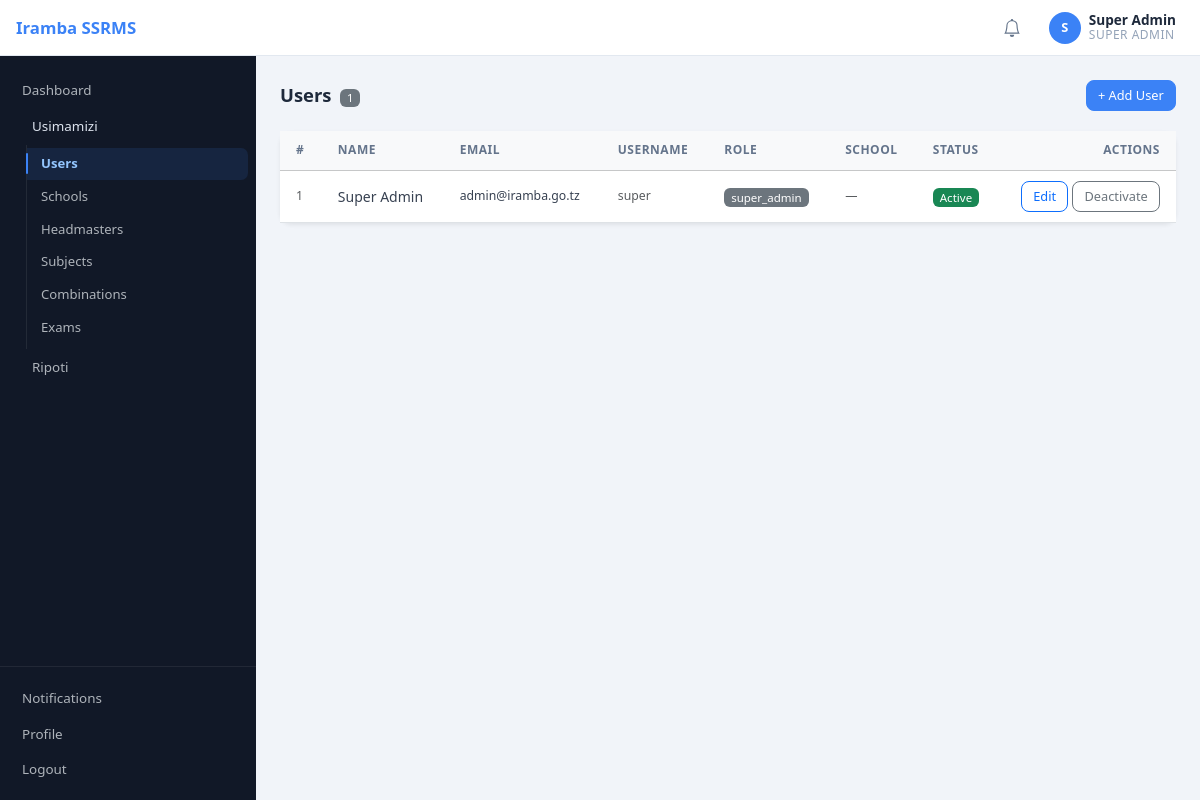
Screenshot of /super/users.php (signed in) with the database file from the repository.
### tables this page shows
CREATE TABLE IF NOT EXISTS users (
  id            INT AUTO_INCREMENT PRIMARY KEY,
  school_id     INT          NULL,
  full_name     VARCHAR(200) NOT NULL,
  email         VARCHAR(200) NOT NULL UNIQUE,
  username      VARCHAR(80)  NOT NULL UNIQUE,
  password_hash VARCHAR(255) NOT NULL,
  role          ENUM('super_admin','district_admin','headmaster','teacher') NOT NULL,
  status        ENUM('active','inactive') NOT NULL DEFAULT 'active',
  created_at    TIMESTAMP DEFAULT CURRENT_TIMESTAMP,
  CONSTRAINT fk_users_school FOREIGN KEY (school_id) REFERENCES schools(id) ON DELETE SET NULL
);

### includes/auth.php (called while the page is built, shortened)
<?php
require_once __DIR__ . '/../config/db.php';
require_once __DIR__ . '/helpers.php';
function current_user(): ?array
{
    return $_SESSION['user'] ?? null;
}

### config/db.php (called while the page is built, shortened)
<?php
function db(): PDO
{
    static $pdo = null;
    if ($pdo instanceof PDO) {
        return $pdo;
    }
    $dsn = 'mysql:host=' . DB_HOST . ';port=' . DB_PORT . ';dbname=' . DB_NAME . ';charset=' . DB_CHARSET;
    $pdo = new PDO(
        $dsn,
        DB_USER,
        DB_PASS,
        [
            PDO::ATTR_ERRMODE => PDO::ERRMODE_EXCEPTION,
            PDO::ATTR_DEFAULT_FETCH_MODE => PDO::FETCH_ASSOC,
            PDO::ATTR_EMULATE_PREPARES => false,
        ]
    );
    return $pdo;
}

### includes/helpers.php (called while the page is built, shortened)
<?php
function e(?string $value): string
{
    return htmlspecialchars((string)$value, ENT_QUOTES, 'UTF-8');
}
function url(string $path = ''): string
{
    $path = ltrim($path, '/');
    return rtrim(BASE_PATH, '/') . '/' . $path;
}

### super/users.php (the view, shortened to what this page needs)
<?php
require_once __DIR__ . '/../includes/layout.php';
$users = db()->query(
    'SELECT u.id, u.full_name, u.email, u.username, u.role, u.status,
            u.school_id, s.name AS school_name
     FROM users u
     LEFT JOIN schools s ON s.id = u.school_id
     ORDER BY u.role, u.full_name'
)->fetchAll();
render_header('Users');
?>
<div class="page-heading">
  <h4>Users <span class="badge bg-secondary ms-1" style="font-size:.7rem"><?= count($users) ?></span></h4>
  <button class="btn btn-primary btn-sm" data-bs-toggle="modal" data-bs-target="#modalAdd">
    + Add User
  </button>
</div>
<div class="card shadow-sm">
  <div class="table-responsive">
    <table class="table table-hover mb-0 align-middle">
      <thead class="table-light">
        <tr>
          <th>#</th>
          <th>Name</th>
          <th class="d-none d-md-table-cell">Email</th>
          <th class="d-none d-sm-table-cell">Username</th>
          <th>Role</th>
          <th class="d-none d-md-table-cell">School</th>
          <th>Status</th>
          <th class="text-end">Actions</th>
        </tr>
      </thead>
      <tbody>
        <?php foreach ($users as $i => $u): ?>
        <tr>
          <td class="text-muted small"><?= $i + 1 ?></td>
          <td><?= e($u['full_name']) ?></td>
          <td class="small d-none d-md-table-cell"><?= e($u['email']) ?></td>
          <td class="small text-muted d-none d-sm-table-cell"><?= e($u['username']) ?></td>
          <td><span class="badge bg-secondary"><?= e($u['role']) ?></span></td>
          <td class="small"><?= $u['school_name'] ? e($u['school_name']) : '<span class="text-muted">—</span>' ?></td>
          <td>
            <?php if ($u['status'] === 'active'): ?>
              <span class="badge bg-success">Active</span>
            <?php else: ?>
              <span class="badge bg-danger">Inactive</span>
            <?php endif; ?>
          </td>
          <td class="text-end">
            <div class="d-flex gap-1 justify-content-end">
              <button class="btn btn-outline-primary btn-sm btn-edit"
                      data-id="<?= (int)$u['id'] ?>"
                      data-bs-toggle="modal" data-bs-target="#modalEdit">
                Edit
              </button>
              <form method="post" class="d-inline">
                <button class="btn btn-outline-secondary btn-sm" type="submit"
                        onclick="return confirm('Change this user\'s status?')">
                  <?= $u['status'] === 'active' ? 'Deactivate' : 'Activate' ?>
                </button>
              </form>
            </div>
          </td>
        </tr>
        <?php endforeach; ?>
      </tbody>
    </table>
  </div>
</div>
<?php
render_footer();

### includes/layout.php (shortened to what this page needs)
<?php
require_once __DIR__ . '/auth.php';
function icon(string $name): string
{
    return $icons[$name] ?? '';
}
function render_header(string $title): void
{
    $user = current_user();
    $role = $user['role'] ?? '';
    $req_uri      = parse_url($_SERVER['REQUEST_URI'] ?? '', PHP_URL_PATH) ?? '';
    $base_prefix  = rtrim(BASE_PATH, '/') . '/';
    $current_page = str_starts_with($req_uri, $base_prefix)
                  ? substr($req_uri, strlen($base_prefix))
                  : ltrim($req_uri, '/');
    $current_page = strtok($current_page, '?') ?: '';
    $nav_items = [];
    $nav_items[] = ['url' => 'dashboard.php', 'label' => 'Dashboard', 'icon' => 'dashboard'];
    if (in_array($role, ['super_admin', 'district_admin'], true)) {
        $admin_children = [];
        if ($role === 'super_admin') {
            $admin_children[] = ['url' => 'super/users.php',          'label' => 'Users',        'icon' => 'users'];
        }
        $admin_children[] = ['url' => 'district/schools.php',         'label' => 'Schools',      'icon' => 'school'];
        $admin_children[] = ['url' => 'district/headmasters.php',     'label' => 'Headmasters',  'icon' => 'users'];
        $admin_children[] = ['url' => 'district/subjects.php',        'label' => 'Subjects',     'icon' => 'subjects'];
        $admin_children[] = ['url' => 'district/alevel_combinations.php', 'label' => 'Combinations', 'icon' => 'combo'];
        $admin_children[] = ['url' => 'district/exams.php',           'label' => 'Exams',        'icon' => 'exam'];
        $nav_items[] = [
            'group'    => $role === 'super_admin' ? 'Usimamizi' : 'Usimamizi wa Wilaya',
            'icon'     => 'school',
            'children' => $admin_children,
        ];
        $nav_items[] = [
            'group'    => 'Ripoti',
            'icon'     => 'report',
            'children' => [
                ['url' => 'school/exam_results.php',               'label' => 'Matokeo ya Mtihani',    'icon' => 'report'],
                ['url' => 'school/exam_analysis.php',              'label' => 'Uchambuzi wa Shule',    'icon' => 'report'],
                ['url' => 'district/exam_analysis.php',            'label' => 'Uchambuzi wa Wilaya',   'icon' => 'report'],
                ['url' => 'district/teaching_progress_report.php', 'label' => 'Maendeleo ya Mafunzo',  'icon' => 'process'],
            ],
        ];
    }
    $group_counter = 0;
    $sidebar_links = '';
    foreach ($nav_items as $item) {
        if (isset($item['group'])) {
            $group_counter++;
            $gid = 'navGroup' . $group_counter;
            $is_active = false;
            $show_class    = $is_active ? ' show'   : '';
            $toggle_class  = $is_active ? ' active' : '';
            $sidebar_links .= '<div class="sidebar-group">';
            $sidebar_links .= '<button class="sidebar-group-toggle' . $toggle_class . '" '
                . 'data-bs-toggle="collapse" data-bs-target="#' . $gid . '" '
                . 'aria-expanded="' . ($is_active ? 'true' : 'false') . '">';
            $sidebar_links .= '<span class="sg-icon">' . icon($item['icon']) . '</span>';
            $sidebar_links .= '<span class="sg-label">' . e($item['group']) . '</span>';
            $sidebar_links .= '<span class="sg-chevron">' . icon('chevron') . '</span>';
            $sidebar_links .= '</button>';
            $sidebar_links .= '<div class="collapse sidebar-group-body' . $show_class . '" id="' . $gid . '">';
            foreach ($item['children'] as $child) {
                $href      = e(url($child['url']));
                $is_cur    = ($child['url'] === $current_page) ? ' current' : '';
                $sidebar_links .= '<a class="sidebar-link sidebar-sublink' . $is_cur . '" href="' . $href . '">'
                    . icon($child['icon'])
                    . '<span>' . e($child['label']) . '</span>'
                    . '</a>';
            }
            $sidebar_links .= '</div>';
            $sidebar_links .= '</div>';
        } else {
            $href   = e(url($item['url']));
            $is_cur = ($item['url'] === $current_page) ? ' current' : '';
            $sidebar_links .= '<a class="sidebar-link' . $is_cur . '" href="' . $href . '">'
                . icon($item['icon'])
                . '<span>' . e($item['label']) . '</span>'
                . '</a>';
        }
    }
    $initial = $user ? strtoupper(mb_substr($user['full_name'], 0, 1)) : '?';
    $role_label = str_replace('_', ' ', $role);
    $flash_html = '';
    echo '<!doctype html>';
    echo '<html lang="en">';
    echo '<head>';
    echo '<link href="https://cdn.jsdelivr.net/npm/bootstrap@5.3.3/dist/css/bootstrap.min.css" rel="stylesheet">';
    echo '<link href="' . e(url('assets/css/app.css')) . '" rel="stylesheet">';
    echo '</head>';
    echo '<body>';
    if ($user) {
        echo '<header class="topbar">';
        echo '<a class="topbar-brand" href="' . e(url('dashboard.php')) . '">' . e(APP_NAME) . '</a>';
        echo '<div class="dropdown">';
        echo '<button class="btn-notif dropdown-toggle" type="button" data-bs-toggle="dropdown" data-bs-auto-close="true" aria-expanded="false" title="Notifications">';
        echo '</button>';
        echo '</div>';
        echo '<a class="topbar-user" href="' . e(url('profile.php')) . '">';
        echo '<div class="avatar">' . e($initial) . '</div>';
        echo '<div class="user-info">';
        echo '<div class="user-name">' . e($user['full_name']) . '</div>';
        echo '<div class="user-role">' . e($role_label) . '</div>';
        echo '</div>';
        echo '</a>';
        echo '</header>';
        echo '<aside class="sidebar" id="sidebar">';
        echo '<div class="sidebar-section">';
        echo $sidebar_links;
        echo '</div>';
        echo '<div class="sidebar-footer">';
        $sb_notif_href = e(url('notifications.php'));
        echo '<a class="sidebar-link" href="' . $sb_notif_href . '" style="position:relative">';
        echo icon('bell') . '<span>Notifications</span>';
        echo '</a>';
        echo '<a class="sidebar-link" href="' . e(url('profile.php')) . '">' . icon('profile') . '<span>Profile</span></a>';
        echo '<a class="sidebar-link" href="' . e(url('logout.php')) . '">' . icon('logout') . '<span>Logout</span></a>';
        echo '</div>';
        echo '</aside>';
        echo '<div class="main-wrap">';
        echo '<div class="main-content">';
    } else {
        echo '<div>';
        echo $flash_html;
    }
}
function render_footer(): void
{
    echo '</div></div>';
    echo '</body></html>';
}

### rows the page displays
users: full_name "S", full_name "Super Admin", role "SUPER ADMIN", email "admin@iramba.go.tz", username "super", role "super_admin", status "Active"

### other values shown
APP_NAME "Iramba SSRMS"
$item['label'] "Dashboard"
$item['group'] "Usimamizi"
$child['label'] "Users"
$child['label'] "Schools"
$child['label'] "Headmasters"
$child['label'] "Subjects"
$child['label'] "Combinations"
$child['label'] "Exams"
$item['group'] "Ripoti"
count($users) "1"
